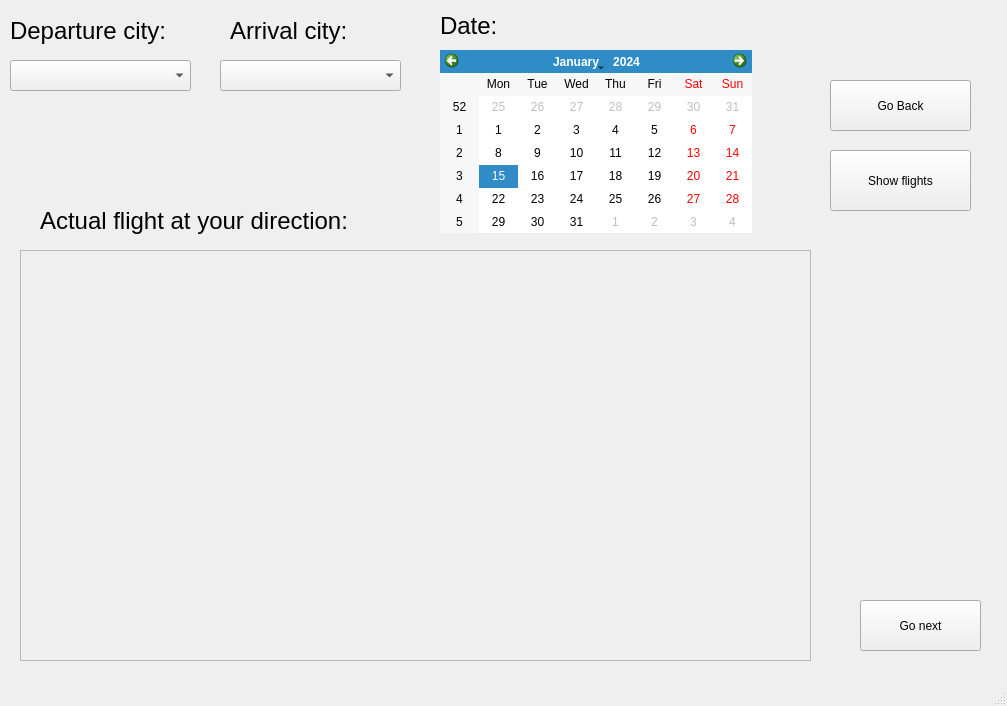
<?xml version="1.0" encoding="UTF-8"?>
<ui version="4.0">
 <class>MainWindow</class>
 <widget class="QMainWindow" name="MainWindow">
  <property name="geometry">
   <rect>
    <x>0</x>
    <y>0</y>
    <width>1007</width>
    <height>706</height>
   </rect>
  </property>
  <property name="windowTitle">
   <string>MainWindow</string>
  </property>
  <widget class="QWidget" name="centralwidget">
   <widget class="QLabel" name="departureLb">
    <property name="geometry">
     <rect>
      <x>10</x>
      <y>10</y>
      <width>161</width>
      <height>41</height>
     </rect>
    </property>
    <property name="font">
     <font>
      <pointsize>18</pointsize>
     </font>
    </property>
    <property name="text">
     <string>Departure city:</string>
    </property>
   </widget>
   <widget class="QLabel" name="arrivalLb">
    <property name="geometry">
     <rect>
      <x>230</x>
      <y>10</y>
      <width>161</width>
      <height>41</height>
     </rect>
    </property>
    <property name="font">
     <font>
      <pointsize>18</pointsize>
     </font>
    </property>
    <property name="text">
     <string>Arrival city:</string>
    </property>
   </widget>
   <widget class="QComboBox" name="departureCb">
    <property name="geometry">
     <rect>
      <x>10</x>
      <y>60</y>
      <width>181</width>
      <height>31</height>
     </rect>
    </property>
   </widget>
   <widget class="QComboBox" name="arrivalCb">
    <property name="geometry">
     <rect>
      <x>220</x>
      <y>60</y>
      <width>181</width>
      <height>31</height>
     </rect>
    </property>
   </widget>
   <widget class="QLabel" name="dateLb">
    <property name="geometry">
     <rect>
      <x>440</x>
      <y>10</y>
      <width>121</width>
      <height>31</height>
     </rect>
    </property>
    <property name="font">
     <font>
      <pointsize>18</pointsize>
     </font>
    </property>
    <property name="text">
     <string>Date:</string>
    </property>
   </widget>
   <widget class="QCalendarWidget" name="calendarWidget">
    <property name="geometry">
     <rect>
      <x>440</x>
      <y>50</y>
      <width>312</width>
      <height>183</height>
     </rect>
    </property>
   </widget>
   <widget class="QLabel" name="flightsLb">
    <property name="geometry">
     <rect>
      <x>40</x>
      <y>190</y>
      <width>331</width>
      <height>61</height>
     </rect>
    </property>
    <property name="font">
     <font>
      <pointsize>18</pointsize>
     </font>
    </property>
    <property name="text">
     <string>Actual flight at your direction:</string>
    </property>
   </widget>
   <widget class="QScrollArea" name="flightsScroll">
    <property name="geometry">
     <rect>
      <x>20</x>
      <y>250</y>
      <width>791</width>
      <height>411</height>
     </rect>
    </property>
    <property name="widgetResizable">
     <bool>true</bool>
    </property>
    <widget class="QWidget" name="scrollAreaWidgetContents">
     <property name="geometry">
      <rect>
       <x>0</x>
       <y>0</y>
       <width>789</width>
       <height>409</height>
      </rect>
     </property>
    </widget>
   </widget>
   <widget class="QPushButton" name="backBt">
    <property name="geometry">
     <rect>
      <x>830</x>
      <y>80</y>
      <width>141</width>
      <height>51</height>
     </rect>
    </property>
    <property name="text">
     <string>Go Back</string>
    </property>
   </widget>
   <widget class="QPushButton" name="showFlightsBt">
    <property name="geometry">
     <rect>
      <x>830</x>
      <y>150</y>
      <width>141</width>
      <height>61</height>
     </rect>
    </property>
    <property name="text">
     <string>Show flights</string>
    </property>
   </widget>
   <widget class="QPushButton" name="nextBt">
    <property name="geometry">
     <rect>
      <x>860</x>
      <y>600</y>
      <width>121</width>
      <height>51</height>
     </rect>
    </property>
    <property name="text">
     <string>Go next</string>
    </property>
   </widget>
  </widget>
  <widget class="QMenuBar" name="menubar">
   <property name="geometry">
    <rect>
     <x>0</x>
     <y>0</y>
     <width>1007</width>
     <height>21</height>
    </rect>
   </property>
  </widget>
  <widget class="QStatusBar" name="statusbar"/>
 </widget>
 <resources/>
 <connections/>
</ui>
